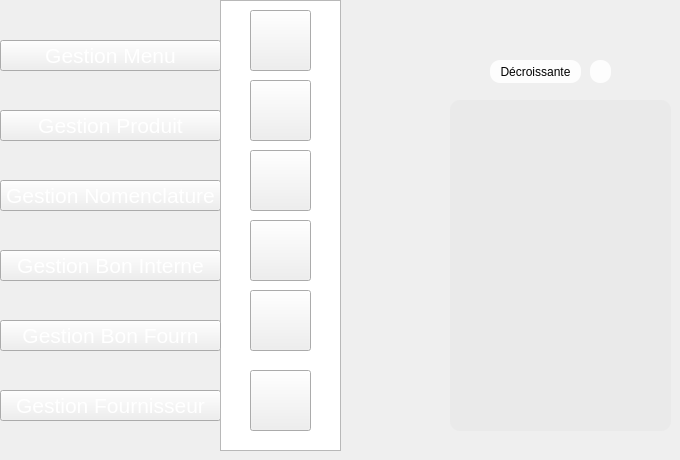
   <widget class="QWidget" name="page_44">
    <widget class="QPushButton" name="pushButton_519">
     <property name="geometry">
      <rect>
       <x>0</x>
       <y>110</y>
       <width>221</width>
       <height>31</height>
      </rect>
     </property>
     <property name="font">
      <font>
       <pointsize>16</pointsize>
       <weight>50</weight>
       <bold>false</bold>
      </font>
     </property>
     <property name="styleSheet">
      <string notr="true">color: rgb(255, 255, 255);

</string>
     </property>
     <property name="text">
      <string>Gestion Produit</string>
     </property>
    </widget>
    <widget class="QPushButton" name="pushButton_520">
     <property name="geometry">
      <rect>
       <x>0</x>
       <y>250</y>
       <width>221</width>
       <height>31</height>
      </rect>
     </property>
     <property name="font">
      <font>
       <pointsize>16</pointsize>
       <weight>50</weight>
       <bold>false</bold>
      </font>
     </property>
     <property name="styleSheet">
      <string notr="true">color: rgb(255, 255, 255);

</string>
     </property>
     <property name="text">
      <string>Gestion Bon Interne</string>
     </property>
    </widget>
    <widget class="QPushButton" name="pushButton_521">
     <property name="geometry">
      <rect>
       <x>0</x>
       <y>390</y>
       <width>221</width>
       <height>31</height>
      </rect>
     </property>
     <property name="font">
      <font>
       <pointsize>16</pointsize>
       <weight>50</weight>
       <bold>false</bold>
      </font>
     </property>
     <property name="styleSheet">
      <string notr="true">color: rgb(255, 255, 255);

</string>
     </property>
     <property name="text">
      <string>Gestion Fournisseur</string>
     </property>
    </widget>
    <widget class="QPushButton" name="pushButton_523">
     <property name="geometry">
      <rect>
       <x>0</x>
       <y>180</y>
       <width>221</width>
       <height>31</height>
      </rect>
     </property>
     <property name="font">
      <font>
       <pointsize>16</pointsize>
       <weight>50</weight>
       <bold>false</bold>
      </font>
     </property>
     <property name="styleSheet">
      <string notr="true">color: rgb(255, 255, 255);

</string>
     </property>
     <property name="text">
      <string>Gestion Nomenclature</string>
     </property>
    </widget>
    <widget class="QPushButton" name="pushButton_524">
     <property name="geometry">
      <rect>
       <x>0</x>
       <y>40</y>
       <width>221</width>
       <height>31</height>
      </rect>
     </property>
     <property name="font">
      <font>
       <pointsize>16</pointsize>
       <weight>50</weight>
       <bold>false</bold>
      </font>
     </property>
     <property name="styleSheet">
      <string notr="true">color: rgb(255, 255, 255);

</string>
     </property>
     <property name="text">
      <string>Gestion Menu</string>
     </property>
    </widget>
    <widget class="QListView" name="listView_39">
     <property name="geometry">
      <rect>
       <x>220</x>
       <y>0</y>
       <width>121</width>
       <height>451</height>
      </rect>
     </property>
     <property name="styleSheet">
      <string notr="true">background-image: url(:/new/prefix1/img/selected.png);</string>
     </property>
    </widget>
    <widget class="QPushButton" name="pushButton_525">
     <property name="geometry">
      <rect>
       <x>250</x>
       <y>10</y>
       <width>61</width>
       <height>61</height>
      </rect>
     </property>
     <property name="styleSheet">
      <string notr="true">image: url(:/new/prefix1/img/icon-ajout2.png);
background-image: url(:/new/prefix1/img/bg.png);</string>
     </property>
     <property name="text">
      <string/>
     </property>
    </widget>
    <widget class="QPushButton" name="pushButton_526">
     <property name="geometry">
      <rect>
       <x>250</x>
       <y>220</y>
       <width>61</width>
       <height>61</height>
      </rect>
     </property>
     <property name="styleSheet">
      <string notr="true">image: url(:/new/prefix1/img/icon-supp2 (1).png);</string>
     </property>
     <property name="text">
      <string/>
     </property>
    </widget>
    <widget class="QPushButton" name="pushButton_527">
     <property name="geometry">
      <rect>
       <x>250</x>
       <y>80</y>
       <width>61</width>
       <height>61</height>
      </rect>
     </property>
     <property name="styleSheet">
      <string notr="true">image: url(:/new/prefix1/img/icon-modif2 (1).png);</string>
     </property>
     <property name="text">
      <string/>
     </property>
    </widget>
    <widget class="QPushButton" name="pushButton_528">
     <property name="geometry">
      <rect>
       <x>250</x>
       <y>150</y>
       <width>61</width>
       <height>61</height>
      </rect>
     </property>
     <property name="styleSheet">
      <string notr="true">image: url(:/new/prefix1/img/icon-afficher2.png);</string>
     </property>
     <property name="text">
      <string/>
     </property>
    </widget>
    <widget class="QPushButton" name="pushButton_529">
     <property name="geometry">
      <rect>
       <x>250</x>
       <y>290</y>
       <width>61</width>
       <height>61</height>
      </rect>
     </property>
     <property name="styleSheet">
      <string notr="true">image: url(:/new/prefix1/img/aa.png);</string>
     </property>
     <property name="text">
      <string/>
     </property>
    </widget>
    <widget class="QPushButton" name="pushButton_34">
     <property name="geometry">
      <rect>
       <x>490</x>
       <y>60</y>
       <width>91</width>
       <height>23</height>
      </rect>
     </property>
     <property name="styleSheet">
      <string notr="true">                                         border-radius: 10px;
background-color: rgb(253, 253, 253);
                                        
font: 9pt &quot;MS Reference Sans Serif&quot;;</string>
     </property>
     <property name="text">
      <string>Décroissante</string>
     </property>
    </widget>
    <widget class="QPushButton" name="refprod_2">
     <property name="geometry">
      <rect>
       <x>590</x>
       <y>60</y>
       <width>21</width>
       <height>23</height>
      </rect>
     </property>
     <property name="styleSheet">
      <string notr="true">                                         border-radius: 10px;
background-color: rgb(253, 253, 253);
                                        
font: 9pt &quot;MS Reference Sans Serif&quot;;</string>
     </property>
     <property name="text">
      <string/>
     </property>
     <property name="icon">
      <iconset>
       <normaloff>../../1200px-Refresh_icon.svg.png</normaloff>../../1200px-Refresh_icon.svg.png</iconset>
     </property>
    </widget>
    <widget class="QTableView" name="tableView_3">
     <property name="geometry">
      <rect>
       <x>450</x>
       <y>100</y>
       <width>221</width>
       <height>331</height>
      </rect>
     </property>
     <property name="styleSheet">
      <string notr="true">                                     border-radius: 10px;
font: 9pt &quot;MS Reference Sans Serif&quot;;
background-color: rgb(234, 234, 234);</string>
     </property>
    </widget>
    <widget class="QPushButton" name="pushButton_543">
     <property name="geometry">
      <rect>
       <x>0</x>
       <y>320</y>
       <width>221</width>
       <height>31</height>
      </rect>
     </property>
     <property name="font">
      <font>
       <pointsize>16</pointsize>
       <weight>50</weight>
       <bold>false</bold>
      </font>
     </property>
     <property name="styleSheet">
      <string notr="true">color: rgb(255, 255, 255);

</string>
     </property>
     <property name="text">
      <string>Gestion Bon Fourn</string>
     </property>
    </widget>
    <widget class="QPushButton" name="pushButton_272">
     <property name="geometry">
      <rect>
       <x>250</x>
       <y>370</y>
       <width>61</width>
       <height>61</height>
      </rect>
     </property>
     <property name="styleSheet">
      <string notr="true">image: url(:/new/prefix1/img/icon-supp2 (1).png);
image: url(:/new/prefix1/img/facture.png);</string>
     </property>
     <property name="text">
      <string/>
     </property>
    </widget>
   </widget>
